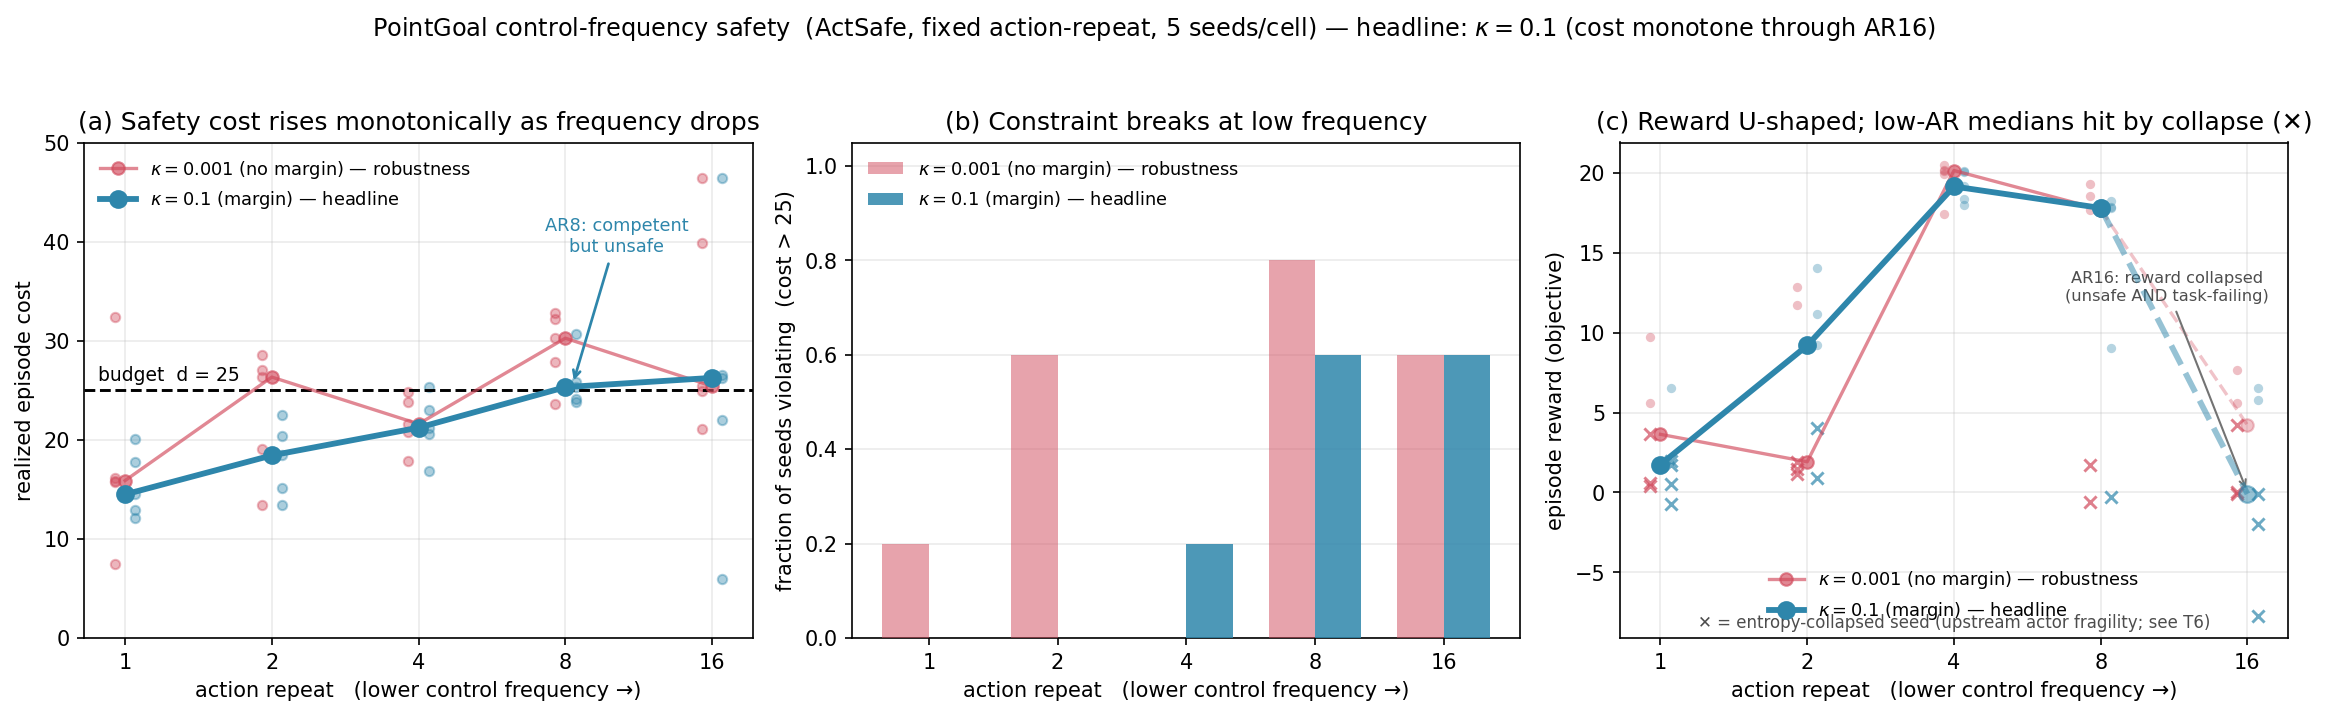

Recreate this plot in Python.
"""PointGoal control-frequency safety study — motivation figure.

Pulls all runs from wandb (entity arnavsukhija-eth-zurich / project actsafe-ct-pointgoal),
tail-averages the last TAIL eval-epochs per (kappa, action_repeat, seed), aggregates over
seeds, and renders the 3-panel motivation figure.

Caching: aggregates are cached to agg.json next to this script. Delete agg.json (or pass
--refresh) to re-pull from wandb. Re-plotting from cache is instant.

FRAMING (decided 2026-06-29 with the user): kappa=0.1 is the HEADLINE (clean, monotonic,
all-healthy-seed crossing AR4->AR8). kappa=0.001 is the robustness check (noisier, no margin).
AR=16 is GREYED OUT everywhere: at AR16 every seed suffers entropy-collapse (an upstream actor
fragility — no entropy term in the actor loss, safe_actor_critic.py:268-269), so its cost is a
broken-optimizer artifact, not a low-frequency-safety signal. The load-bearing claim is the
AR4->AR8 crossing on healthy seeds and does NOT depend on AR16 or any collapsed seed.
"""
import os, sys, json, warnings
warnings.filterwarnings("ignore")
import numpy as np
import matplotlib
matplotlib.use("Agg")
import matplotlib.pyplot as plt

HERE = os.path.dirname(os.path.abspath(__file__))
CACHE = os.path.join(HERE, "agg.json")
ENT, PROJ = "arnavsukhija-eth-zurich", "actsafe-ct-pointgoal"
TAIL = 8
KAPPAS = [0.001, 0.1]
ARS = [1, 2, 4, 8, 16]
COLLAPSE_AR = 16  # greyed out: every seed collapses here


def pull():
    import wandb
    from collections import defaultdict
    api = wandb.Api(timeout=60)
    cell_pts = defaultdict(list)
    for r in api.runs(f"{ENT}/{PROJ}", per_page=200):
        cfg = r.config
        tr, ag = cfg.get("training", {}), cfg.get("agent", {})
        ar, seed = tr.get("action_repeat"), tr.get("seed")
        kappa = ag.get("sentiment", {}).get("constraint_pessimism")
        if ar is None or kappa is None:
            continue
        for h in r.history(keys=["train/objective", "train/cost_return"], samples=300, pandas=False):
            s, o, c = h.get("_step"), h.get("train/objective"), h.get("train/cost_return")
            if s is None or c is None:
                continue
            cell_pts[(kappa, ar, seed)].append((s, o, c))
    seed_tail = {}
    for k, pts in cell_pts.items():
        tail = sorted(pts, key=lambda x: x[0])[-TAIL:]
        objs = [p[1] for p in tail if p[1] is not None]
        costs = [p[2] for p in tail if p[2] is not None]
        seed_tail[k] = (float(np.mean(objs)) if objs else float("nan"),
                        float(np.mean(costs)) if costs else float("nan"))
    agg = {}
    for ka in KAPPAS:
        for ar in ARS:
            seeds = sorted(s for (kk, a, s) in seed_tail if kk == ka and a == ar)
            costs = [seed_tail[(ka, ar, s)][1] for s in seeds]
            objs = [seed_tail[(ka, ar, s)][0] for s in seeds]
            agg[f"{ka}|{ar}"] = dict(n=len(seeds), cost_med=float(np.median(costs)),
                                     cost_seeds=costs, obj_med=float(np.median(objs)),
                                     obj_seeds=objs, nviol=sum(1 for c in costs if c > 25))
    json.dump(agg, open(CACHE, "w"), indent=2)
    return agg


if "--refresh" in sys.argv or not os.path.exists(CACHE):
    agg = pull()
else:
    agg = json.load(open(CACHE))


def g(ka, ar):
    return agg[f"{ka}|{ar}"]


# styling: kappa=0.1 headline (bold), kappa=0.001 robustness (light)
STY = {
    0.1:   dict(color="#2e86ab", lw=2.8, ms=8, alpha=1.0, z=4, label=r"$\kappa=0.1$ (margin) — headline"),
    0.001: dict(color="#d1495b", lw=1.6, ms=6, alpha=0.65, z=3, label=r"$\kappa=0.001$ (no margin) — robustness"),
}
xpos = np.arange(len(ARS))
GIDX = ARS.index(COLLAPSE_AR)  # AR16 index

fig, axes = plt.subplots(1, 3, figsize=(15.5, 4.6))

# ---- Panel (a): cost vs AR (full ladder; kappa=0.1 monotone through AR16) ----
axA = axes[0]
axA.set_ylim(0, 50)
for ka in KAPPAS:
    s = STY[ka]
    med = [g(ka, ar)["cost_med"] for ar in ARS]
    axA.plot(xpos, med, "-o", color=s["color"], lw=s["lw"], ms=s["ms"],
             alpha=s["alpha"], zorder=s["z"], label=s["label"])
    for j, ar in enumerate(ARS):
        cs = g(ka, ar)["cost_seeds"]
        axA.scatter([xpos[j] + (0.07 if ka == 0.1 else -0.07)] * len(cs), cs,
                    color=s["color"], alpha=0.40, s=20, zorder=2)
axA.axhline(25, ls="--", color="black", lw=1.4)
axA.text(0.02, 26.0, "budget  d = 25", fontsize=9, transform=axA.get_yaxis_transform())
axA.set_xticks(xpos); axA.set_xticklabels(ARS)
axA.set_xlabel("action repeat   (lower control frequency →)")
axA.set_ylabel("realized episode cost")
axA.set_title("(a) Safety cost rises monotonically as frequency drops")
axA.legend(frameon=False, fontsize=8.5, loc="upper left")
axA.grid(alpha=0.25)
axA.annotate("AR8: competent\nbut unsafe", xy=(3.05, 25.6), xytext=(3.35, 39),
             fontsize=8.5, color="#2e86ab", ha="center",
             arrowprops=dict(arrowstyle="->", color="#2e86ab", lw=1.3))

# ---- Panel (b): violation fraction ----
axB = axes[1]
w = 0.36
for i, ka in enumerate(KAPPAS):
    frac = [g(ka, ar)["nviol"] / g(ka, ar)["n"] for ar in ARS]
    axB.bar(xpos + (i - 0.5) * w, frac, width=w, color=STY[ka]["color"],
            alpha=0.85 if ka == 0.1 else 0.5, label=STY[ka]["label"], zorder=3)
axB.set_xticks(xpos); axB.set_xticklabels(ARS); axB.set_ylim(0, 1.05)
axB.set_xlabel("action repeat   (lower control frequency →)")
axB.set_ylabel("fraction of seeds violating  (cost > 25)")
axB.set_title("(b) Constraint breaks at low frequency")
axB.legend(frameon=False, fontsize=8.5, loc="upper left")
axB.grid(alpha=0.25, axis="y")

# ---- Panel (c): reward U-curve, collapsed seeds marked ----
axC = axes[2]
for ka in KAPPAS:
    s = STY[ka]
    med = [g(ka, ar)["obj_med"] for ar in ARS]
    axC.plot(xpos[:GIDX], med[:GIDX], "-o", color=s["color"], lw=s["lw"], ms=s["ms"],
             alpha=s["alpha"], zorder=s["z"], label=s["label"])
    axC.plot(xpos[GIDX - 1:], med[GIDX - 1:], "--o", color=s["color"], lw=s["lw"],
             ms=s["ms"], alpha=s["alpha"] * 0.5, zorder=s["z"])
    for j, ar in enumerate(ARS):
        xj = xpos[j] + (0.07 if ka == 0.1 else -0.07)
        for o in g(ka, ar)["obj_seeds"]:
            collapsed = o < 5.0
            axC.scatter([xj], [o], marker="x" if collapsed else "o", color=s["color"],
                        alpha=0.7 if collapsed else 0.35, s=34 if collapsed else 20,
                        zorder=2, linewidths=1.4 if collapsed else 0)
axC.set_xticks(xpos); axC.set_xticklabels(ARS)
axC.set_xlabel("action repeat   (lower control frequency →)")
axC.set_ylabel("episode reward (objective)")
axC.set_title("(c) Reward U-shaped; low-AR medians hit by collapse (✕)")
axC.legend(frameon=False, fontsize=8.5, loc="lower center")
axC.grid(alpha=0.25)
axC.annotate("AR16: reward collapsed\n(unsafe AND task-failing)", xy=(GIDX, 0.0),
             xytext=(GIDX - 0.55, 12), fontsize=7.8, color="0.30", ha="center",
             arrowprops=dict(arrowstyle="->", color="0.45", lw=1.0))
axC.text(0.5, 0.02, "✕ = entropy-collapsed seed (upstream actor fragility; see T6)",
         transform=axC.transAxes, fontsize=8, color="0.3", ha="center")

fig.suptitle("PointGoal control-frequency safety  (ActSafe, fixed action-repeat, 5 seeds/cell) — "
             "headline: $\\kappa{=}0.1$ (cost monotone through AR16)", fontsize=11.5, y=1.03)
fig.tight_layout()
out = os.path.join(HERE, "control_frequency_safety.png")
fig.savefig(out, dpi=150, bbox_inches="tight")
print("saved", out)
